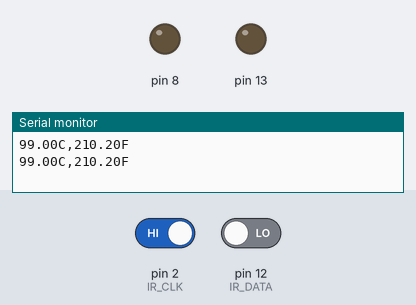
Recording of a sketch running on a simulated Arduino Uno, built with avr-gcc and run on an emulated ATmega328P. Shown: output pins drawn as LEDs (lit = HIGH), the last lines printed to the serial monitor. Inputs (shaded band) come from the test bench; at power-on: pin 2 (IR_CLK) HIGH, pin 12 (IR_DATA) LOW.

Above: at 1.2 s.
1.3 s: pin 2 (IR_CLK) driven LOW
At 2.6 s:
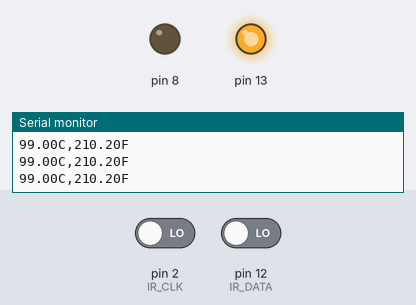
Timing chart, 0 to 4.3 s (numbered marks = the images above; inputs shaded):
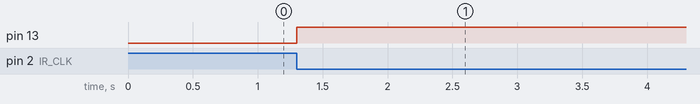

The sketch:

IRsensor.ino
```cpp
//baseline of this code was from http://dorkbotpdx.org/blog/scott_d/inexpensive_ir_based_temperature_sensor_for_microprocessors
//Modified by David_G and Bartimaeus

#define IR_CLK 2 //this is interrupt driven, pin 2 or 3
#define IR_DATA 12 //data pin

volatile int nbits = 0;
volatile byte hexbyte = 0;

volatile unsigned char message[4];
volatile int nbytes = 0;
volatile int message_waiting = 0;

unsigned long last_time = 0;

float temp= 99.00;
float ambient;
boolean light = false;

int irSetup = 1;

float latestReading = 0.0;


void setupTempSensor() {
  pinMode(8,OUTPUT);
  pinMode(IR_CLK, INPUT);
  pinMode(IR_DATA, INPUT);
  pinMode(13, OUTPUT);
  attachInterrupt(0, readBit, FALLING); //0 -> pin2, 1 -> pin3
}

/*
//attempt to filter out beginning false readings. Works fairly well but still has a bug or two
int isStartup(){
  if(irSetup){
    if((int)temp != 99){
      irSetup = 0;
    }
  }
  return irSetup;
}
*/

void temp_output() {
   //updateTempSensor();
   float tmp = getFreshTemp(); //gets the temperature reading
   //float tmp = getFeshAmb(); //gets the ambient temperature
   //if(!(isStartup())){    //filters out the bad data at the beginning
     float fahrenheit = (tmp*1.8) + 32;
     Serial.print(tmp);
     Serial.print("C,");
     Serial.print(fahrenheit);
     Serial.println("F");
   //}

   /*
      //debug information for cmdline
       Serial.print("DD: ");
       Serial.print(message[0]);
       Serial.print(message[1]);
       Serial.print(message[2]);
       Serial.print(" H:");
       Serial.print(hexbyte);
       Serial.println(';');
   */

}

void updateTempSensor() {
  if (message_waiting == 1) {
    last_time = millis();
    if (message[0] == 0x4c) { //from zytemp
      int t = message[1]<<8 | message[2];
      temp = t/16.0 -273.15;
    }
    else if (message[0] == 0x66) {
      int t = message[1]<<8 | message[2];
      ambient = t/16.0 -273.15;
    }
    message_waiting = 0;
  }

  //update evry second
  if (millis() - last_time > 1000) {
    nbits = 0;
    nbytes = 0;
    hexbyte = 0;
    message_waiting = 0;
    last_time = millis();
  }

}

// Interupt routine for handling IR sensor clock trailing edge
void readBit() {
  int val = digitalRead(IR_DATA);  //read the data from the IR module
  if(!light) digitalWrite(13, HIGH);   // set the LED on
  else digitalWrite(13, LOW);
  light = !light;  //change light state when a bit was read in
  nbits++;
  int bit = (val == HIGH) ? 1 : 0;
  hexbyte = (hexbyte << 1) | bit; //compound bytes so that we creat a 8-bit key
  if (nbits == 8) {
    if (hexbyte == 0xd) {
      nbytes = 0;
      message_waiting = 1;
    }
    else if (message_waiting == 0) {
      if (nbytes < 4) {
        message[nbytes] = hexbyte;
      }
      nbytes++;
    }
    hexbyte = 0;
    nbits = 0;
  }
}

float getFreshTemp() {
  return temp;
}

float getFeshAmb() {
   return ambient;
}

void setup() {
   Serial.begin(9600);
   setupTempSensor(); //start temperature
}

void loop() {
  digitalWrite(8, LOW);
  updateTempSensor();  //allwas update the temp sensor each cycle
  temp_output();
  delay(1000);

}
```

Measured:
- after the input at 1.3 s, pin 13: LOW → HIGH at once
